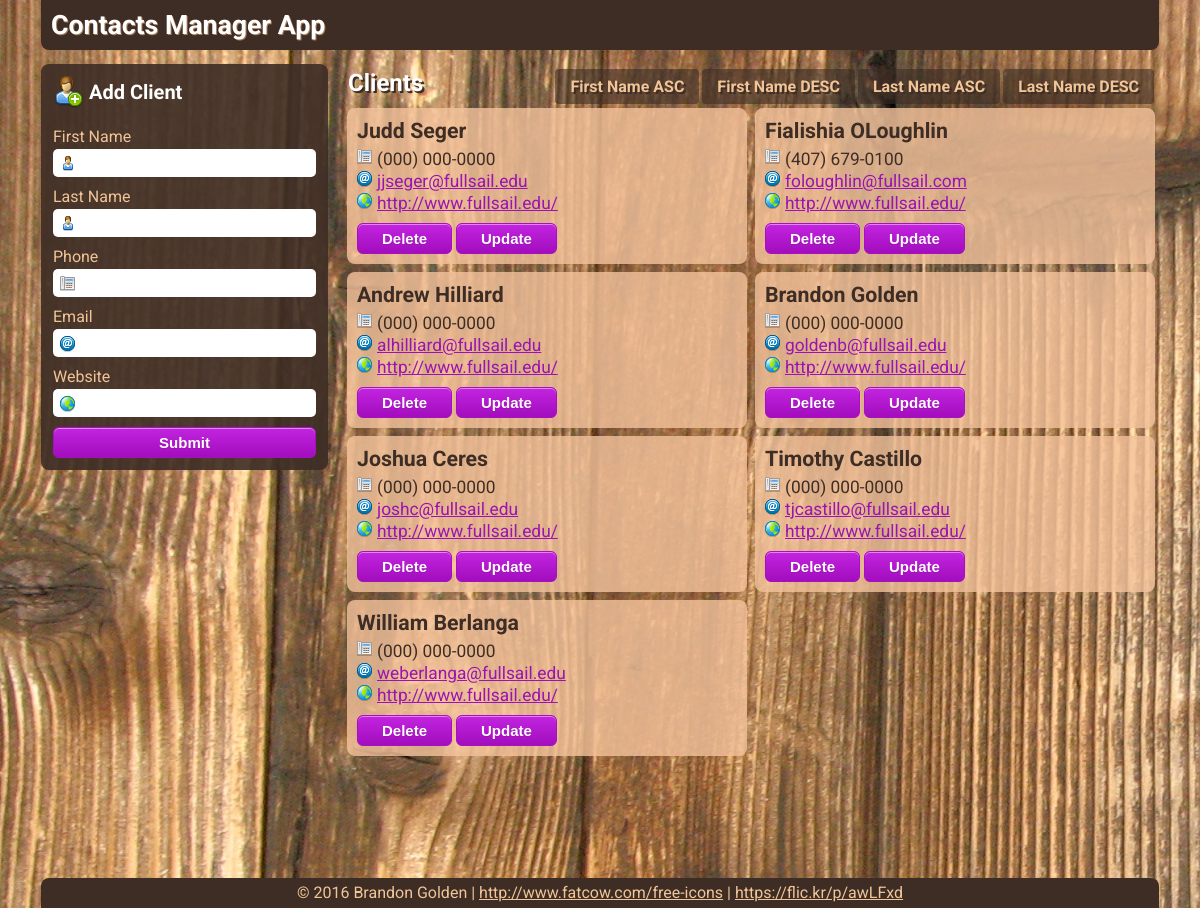
/ContactsManagerApp/index.php?orderby=lastnameDESC, run on the app's committed database.
### tables this page shows
CREATE TABLE `clients` (
  `id` int(11) unsigned NOT NULL AUTO_INCREMENT,
  `firstname` varchar(255) DEFAULT NULL,
  `lastname` varchar(255) DEFAULT NULL,
  `phone` varchar(255) DEFAULT NULL,
  `email` varchar(255) DEFAULT NULL,
  `website` varchar(255) DEFAULT NULL,
  PRIMARY KEY (`id`)
);

### ContactsManagerApp/index.php (the view, shortened to what this page needs)
<!DOCTYPE html>
<html>
<head>
	<link rel="stylesheet" href="css/main.css">
</head>
<body>
	<div id="container">
	<h1>Contacts Manager App</h1>
	<form action="index.php" method="POST">
		<h3>Add Client</h3>
		<label for="firstname">First Name</label><br>
		<input type="text" name="firstname" value='<?php echo $_SESSION["firstname"];?>' required><br>
		<label for="lastname">Last Name</label><br>
		<input type="text" name="lastname" value='<?php echo $_SESSION["lastname"];?>' required><br>
		<label for="phone">Phone</label><br>
		<input type="text" name="phone" value='<?php echo $_SESSION["phone"];?>' required><br>
		<label for="email">Email</label><br>
		<input type="text" name="email" value='<?php echo $_SESSION["email"];?>' required><br>
		<label for="website">Website</label><br>
		<input type="text" name="website" value='<?php echo $_SESSION["website"];?>'  required><br>
		<input type="submit" value="Submit" name="addClient" class="myButton">
	</form>
	<div id="contactsContainer">
	<h2>
	Clients
	<a href="index.php?orderby=lastnameDESC" class="orderbyButton">Last Name DESC</a>
	<a href="index.php?orderby=lastnameASC" class="orderbyButton">Last Name ASC</a>
	<a href="index.php?orderby=firstnameDESC" class="orderbyButton">First Name DESC</a>
	<a href="index.php" class="orderbyButton">First Name ASC</a>
	</h2>
	<?php
		$user = "root";
		$pass = "root";
		$dbh = new PDO('mysql:host=localhost;dbname=ssl;port=8889', $user, $pass);
		if (isset($_GET['orderby'])) {
			if ($_GET['orderby'] == 'lastnameASC') {
				$stmt = $dbh->prepare('SELECT id, firstname, lastname, phone, email, website FROM clients ORDER BY lastname ASC;');
			} elseif ($_GET['orderby'] == 'lastnameDESC') {
				$stmt = $dbh->prepare('SELECT id, firstname, lastname, phone, email, website FROM clients ORDER BY lastname DESC;');
			} elseif ($_GET['orderby'] == 'firstnameDESC') {
				$stmt = $dbh->prepare('SELECT id, firstname, lastname, phone, email, website FROM clients ORDER BY firstname DESC;');
			}
		} else {
			$stmt = $dbh->prepare('SELECT id, firstname, lastname, phone, email, website FROM clients ORDER BY firstname ASC;');
		}
		$stmt->execute();
		$result = $stmt->fetchall(PDO::FETCH_ASSOC);
		foreach ($result as $row) {
			$phone = $row['phone'];
			echo '<div class="contact"><div class="contactName">' .
				 $row['firstname'] . ' ' .
				 $row['lastname'] . '</div><div class="contactPhone">' .
				 "(".substr($phone, 0, 3).") ".substr($phone, 3, 3)."-".substr($phone,6) . '</div><div class="contactEmail">' .
				 '<a href="mailto:' . $row['email'] . '">' .
				 $row['email'] . '</a></div><div class="contactWebsite">' .
				 '<a href="' .
				 $row['website'] . '">' . $row['website'] . '</a></div>' .
				 '<a class="myButton" href="DeleteClients.php?id='.$row['id'].'">Delete</a>'.
				 ' '.
				 '<a class="myButton" href="UpdateClients.php?id='.$row['id'].'">Update</a>'.
				 '</div>';
		}
	?>
	</div>
	<div id="footer">&copy; 2016 Brandon Golden | <a href="http://www.fatcow.com/free-icons">http://www.fatcow.com/free-icons</a> | <a href="https://flic.kr/p/awLFxd">https://flic.kr/p/awLFxd</a></div>
	</div>
</body>
</html>

### ContactsManagerApp/css/main.css (style rules this page uses)
body { background: url("../img/background.jpg"); background-repeat: no-repeat; background-attachment: fixed; color: #3D2D25; font-family: 'Roboto', sans-serif; margin: 0; }
.contact { width: 380px; border-radius: 8px; margin: 4px; padding: 10px; background: #F4C39D; display: inline-block; float: left; background-color:rgba(244, 195, 157, 0.8); }
.contactName { font-size: 16pt; width: 100%; font-weight: bold; margin-bottom: 6px; }
.contactPhone, .contactEmail, .contactWebsite { width: 100%; height: 20px; font-size: 13pt; padding-left: 20px; margin-bottom: 2px; }
.contactPhone { background: url("../img/telephone.png") no-repeat; }
.contactEmail { background: url("../img/contact_email.png") no-repeat; }
.contactWebsite { background: url("../img/world.png") no-repeat; margin-bottom: 10px; }
.myButton { -moz-box-shadow:inset 0px 1px 0px 0px #e184f3; -webkit-box-shadow:inset 0px 1px 0px 0px #e184f3; box-shadow:inset 0px 1px 0px 0px #e184f3; background:-webkit-gradient(linear, left top, left bottom, color-stop(0.05, #c123de), color-stop(1, #a20dbd)); background:-moz-linear-gradient(top, #c123de 5%, #a20dbd 100%); background:-webkit-linear-gradient(top, #c123de 5%, #a20dbd 100%); background:-o-linear-gradient(top, #c123de 5%, #a20dbd 100%); background:-ms-linear-gradient(top, #c123de 5%, #a20dbd 100%); background:linear-gradient(to bottom, #c123de 5%, #a20dbd 100%); filter:progid:DXImageTransform.Microsoft.gradient(startColorstr='#c123de', endColorstr='#a20dbd',GradientType=0); background-color:#c123de; -moz-border-radius:6px; -webkit-border-radius:6px; border-radius:6px; border:1px solid #a511c0; display:inline-block; cursor:pointer; color:#ffffff; font-family:Arial; font-size:15px; font-weight:bold; padding:6px 24px; text-decoration:none; text-shadow:0px 1px 0px #9b14b3; }
input[type="text"] { width: 232px; height: 22px; margin-bottom: 10px; margin-top: 3px; border-radius: 5px; border: none; font-size: 12pt; padding: 3px; color: #9b14b3; background: #fff; }
input[name="phone"] { background: #fff url("../img/telephone.png") no-repeat 7px 7px; padding-left: 28px; }
input[name="email"] { background: #fff url("../img/contact_email.png") no-repeat 7px 7px; padding-left: 28px; }
input[name="website"] { background: #fff url("../img/world.png") no-repeat 7px 7px; padding-left: 28px; }
input[name="firstname"], input[name="lastname"] { background: #fff url("../img/user.png") no-repeat 7px 7px; padding-left: 28px; }
label { font-size: 12pt; }
form { padding: 12px; float: left; margin-right: 12px; background: rgba(61,45,37,.9); color: #F1C597; border-radius: 8px; }
h3 { font-size: 15pt; margin: 0 0 15px 0; color: #fff; background: url("../img/user_add.png") no-repeat; padding-left: 36px; padding-top: 4px; height: 32px; }
h2 { font-size: 18pt; margin: 0; padding: 5px; border-radius: 8px; color: #fff; text-shadow: 2px 2px #3D2D25; }
h1 { background-color: #3D2D25; color: #fff; margin: 0 0 14px 0; line-height: 50px; text-shadow: 1px 1px #A87B56; padding-left: 10px; font-size: 20pt; border-bottom-left-radius: 8px; border-bottom-right-radius: 8px; }
#contactsContainer { float: right; width: 816px; min-height: 800px; }
#container { width: 1118px; margin: 0 auto; min-height: 750px; margin-bottom: 10px; }
input[type="submit"] { margin: 0 auto; }
a { color: #9b14b3; }
#footer { background: #3D2D25; color: #F1C597; margin: 14px 0 0 0; line-height: 30px; text-align: center; bottom: 0; display: block; float: left; width: 100%; border-top-right-radius: 8px; border-top-left-radius: 8px; }
.orderbyButton { background: rgba(61,45,37,.6); border-radius: 4px; padding: 8px 15px; text-decoration: none; font-size: 12pt; color: #F1C597; float: right; margin-left: 3px; }
#footer a { color: #F1C597; }
input[name="addClient"] { width: 100%; }

### data on the page
clients: firstname "Judd", lastname "Seger", phone "000", phone "0000", email "jjseger@fullsail.edu", website "http://www.fullsail.edu/"
clients: firstname "Fialishia", lastname "OLoughlin", phone "407", phone "679", phone "0100", email "foloughlin@fullsail.com", website "http://www.fullsail.edu/"
clients: firstname "Andrew", lastname "Hilliard", phone "000", phone "0000", email "alhilliard@fullsail.edu", website "http://www.fullsail.edu/"
clients: firstname "Brandon", lastname "Golden", phone "000", phone "0000", email "goldenb@fullsail.edu", website "http://www.fullsail.edu/"
clients: firstname "Joshua", lastname "Ceres", phone "000", phone "0000", email "joshc@fullsail.edu", website "http://www.fullsail.edu/"
clients: firstname "Timothy", lastname "Castillo", phone "000", phone "0000", email "tjcastillo@fullsail.edu", website "http://www.fullsail.edu/"
clients: firstname "William", lastname "Berlanga", phone "000", phone "0000", email "weberlanga@fullsail.edu", website "http://www.fullsail.edu/"
